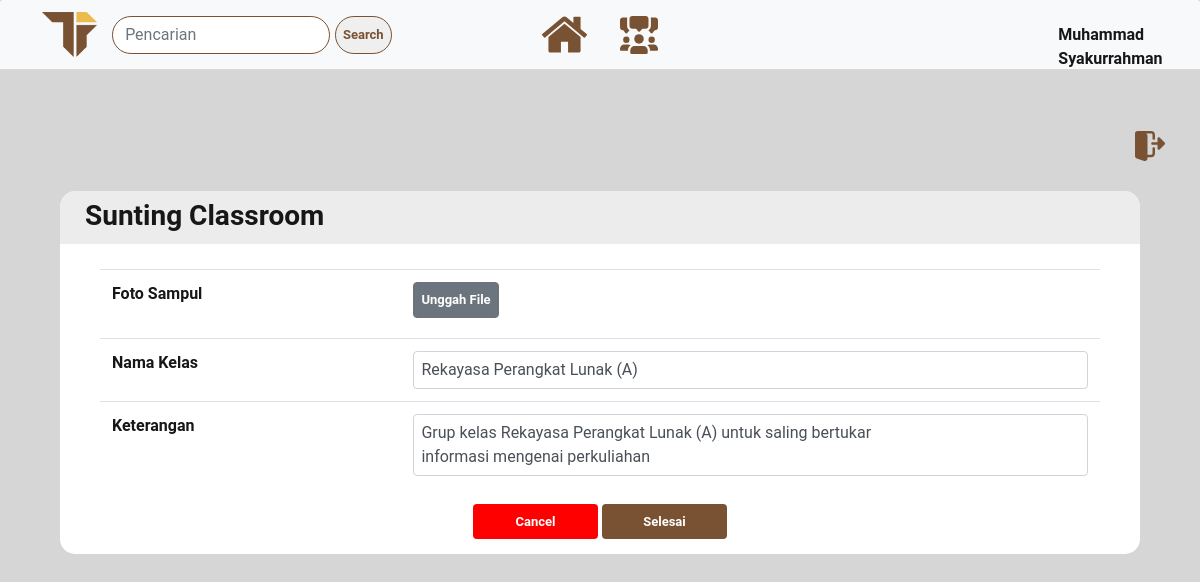
The app's page /settings-classroom.php?class_id=1 (signed in) with its own data.
### tables this page shows
CREATE TABLE `users` (
  `id_user` int(11) NOT NULL AUTO_INCREMENT,
  `f_name` text,
  `l_name` text,
  `u_name` text,
  `u_pass` varchar(255) DEFAULT NULL,
  `u_email` varchar(255) DEFAULT NULL,
  `u_image` varchar(255) DEFAULT NULL,
  `u_cover` varchar(255) DEFAULT NULL,
  `u_konsentrasi` varchar(255) DEFAULT NULL,
  `u_prodi` varchar(255) DEFAULT NULL,
  `u_angkatan` varchar(11) DEFAULT NULL,
  `u_reg_date` timestamp NULL DEFAULT CURRENT_TIMESTAMP ON UPDATE CURRENT_TIMESTAMP,
  `status_user` text,
  `posts` text,
  `posts_class` text,
  PRIMARY KEY (`id_user`)
);

CREATE TABLE `classroom` (
  `id_classroom` int(11) NOT NULL AUTO_INCREMENT,
  `nama_classroom` text,
  `keterangan` text,
  `classroom_cover` varchar(255) DEFAULT NULL,
  PRIMARY KEY (`id_classroom`)
);

### includes/get-data.php (called while the page is built, shortened)
<?php
    include("function/functions.php");
    $user = $_SESSION['u_name'];
    $get_user = "SELECT * from users WHERE u_name='$user'";
    $result = mysqli_query($db_connect, $get_user);
    while ($row = $result->fetch_assoc()) {
        $user_id = $row['id_user'];
        $firstname = $row['f_name'];
        $lastname = $row['l_name'];
        $fullname = $firstname.' '.$lastname;
        $user_image = $row['u_image'];
    }
?>

### settings-classroom.php (the view, shortened to what this page needs)
<?php
	include("includes/connection.php");
	if (!isset($_SESSION['u_name'])) {
        echo "<script>window.open('landing-page.php','_self')</script>";
	} else {
        if (isset($_GET['class_id'])) {
            $class_id = $_GET['class_id'];
            $select = "SELECT * FROM classroom WHERE id_classroom='$class_id'";
            $run = mysqli_query($db_connect, $select);
            $row = mysqli_fetch_array($run);
            $classname = $row['nama_classroom'];
            $classdetail = $row['keterangan'];
        }
    }
?>
<!DOCTYPE html>
<html lang="en">
<head>
    <link rel="stylesheet" href="https://maxcdn.bootstrapcdn.com/bootstrap/4.0.0/css/bootstrap.min.css">
    <link rel="stylesheet" type="text/css" href="style/settings-classroom.css">
</head>
<body>
    <div class="header">
        <header>
            <?php
                include("includes/get-data.php");
                include("includes/header.php");
            ?>
        </header>
    </div>
    <div class="d-flex justify-content-center" style="margin-top: 15px;">
        <div class="container-fluid" style="background-color: #ECECEC; margin-top: 15px; height: 50px; width: 1080px; border-radius: 15px 15px 0 0; padding-top: 8px; padding-left: 25px; padding-bottom: 45px;">
           <div><h3 style="font-weight: bolder;">Sunting Classroom</h3></div>
         </div>
    </div>
    <div class="d-flex justify-content-center">
        <div class="container-fluid" style="background-color: #FFFFFF; height: auto; width: 1080px; border-radius: 0 0 15px 15px; padding-top: 25px; padding-left: 25px; padding-right: 25px;">
            <form autocomplete="off" action="" method="POST" enctype="multipart/form-data">
                <div class="col-sm-12">
                    <table class="table">
                        <tr>
                            <td><label><b>Foto Sampul</b></label></td>
                            <td>
                                <label class="btn btn-secondary">Unggah File
                                </label>
                            </td>
                        </tr>
                        <?php
                            echo '
                                <tr>
                                    <td><label><b>Nama Kelas</b></label></td>
                                    <td><input type="text" class="form-control" name="nama_classroom" placeholder="'.$classname.'" value="'.$classname.'" style="padding-left: 7px;"></td>
                                </tr>
                                <tr>
                                    <td><label><b>Keterangan</b></label></td>
                                    <td><textarea class="form-control" name="keterangan" placeholder="'.$classdetail.'" style="padding-left: 7px; resize:none;">'.$classdetail.'</textarea></td>
                                </tr>
                            ';
                        ?>
                    </table>
                    <div class="container" style="padding-bottom:15px;">
                        <center>
                            <button type="submit" name="cancel2" class="btn" style="background-color: red; width: 125px;">Cancel</button>
                            <button type="submit" name="edit" class="btn" style="background-color: #785233; width: 125px;">Selesai</button>
                        </center>
                    </div>
                </div>
            </form>
         </div>
    </div>
</body>
</html>

### includes/header.php
<div class="row">
    <div class="col-sm-12">
        <div class="card-header bg-light" style="height: 70px">
            <div class="col-sm-4" style="float: left;">
                <a href="home.php">
                    <img id="logo-ti" src="images/logoti.png" alt="" width="55px" style="float: left; margin-right: 15px;">
                </a>
                <form autocomplete="off" class="form-inline" action="search.php?=" method="GET">
                    <div class="input-group mt-1" style="width:350px">
                        <input id="search" type="text" class="form-control" placeholder="Pencarian" name="pencarian" style="border-color: #785233; border-radius: 0.5cm; margin-right: 5px;">
                        <button type="submit" class="btn" name="search" style="background-color:none; border-color:#785233; color:#785233; border-radius: 0.5cm; width=100px">Search</button>
                    </div>
                </form>
            </div>
            <div class="col-sm-4" style="float: left;">
                <center>
                    <a href="home.php">
                        <img src="images/home.svg" alt="" width="45px" style="margin-right: 8%">
                    </a>
                    <a href="list-classroom.php">
                        <img src="images/discussion.svg" alt="" width="38px">
                    </a>
                </center>
            </div>
            <div class="col-sm-4" style="float: left; padding-top:4px;">
                <a href="profile.php?<?php echo "user=$user_id" ?>" style="text-decoration:none; color: #171717; margin-left: 250px; margin-right: 2%; float:left">
                    <?php
                        $path_profile = "users/";
                        echo '<p style="float:left; padding-top:7px;"><b>'.$fullname.'</b>&#8287;&#8287;&#8287;</p>';
                        echo '<div class="box-profile" style="background-image: url('.$path_profile.$user_image.');"></div>';
                    ?>
                </a>
                <div style="float:right;">
                    <a style="" href="includes/logout.php">
                        <img src="images/log-out.svg" alt="" style="padding-top:4px;" width="30px">
                    </a>
                </div>
            </div>
        </div>
    </div>
</div>

### style/settings-classroom.css (style rules this page uses)
* { font-family: Roboto; color: #171717; }
body { margin: 0; padding: 0; min-height: 100%; overflow-x: hidden; background-color: #D6D6D6; background-size: cover; }
.box-profile { height: 40px; width: 35px; float: right; margin-right: 13px; border-radius: 5px; background-position: center; background-size: cover; background-repeat: no-repeat; }
#logo-ti { margin-left: 2%; }
.btn { padding: 7px; font-size: 13px; font-weight: bold; color: white; display: inline-block; }

### records on screen
users: fullname "Muhammad Syakurrahman"
classroom: nama_classroom "Rekayasa Perangkat Lunak (A)", keterangan "Grup kelas Rekayasa Perangkat Lunak (A) untuk saling bertukar informasi mengenai perkuliahan"
